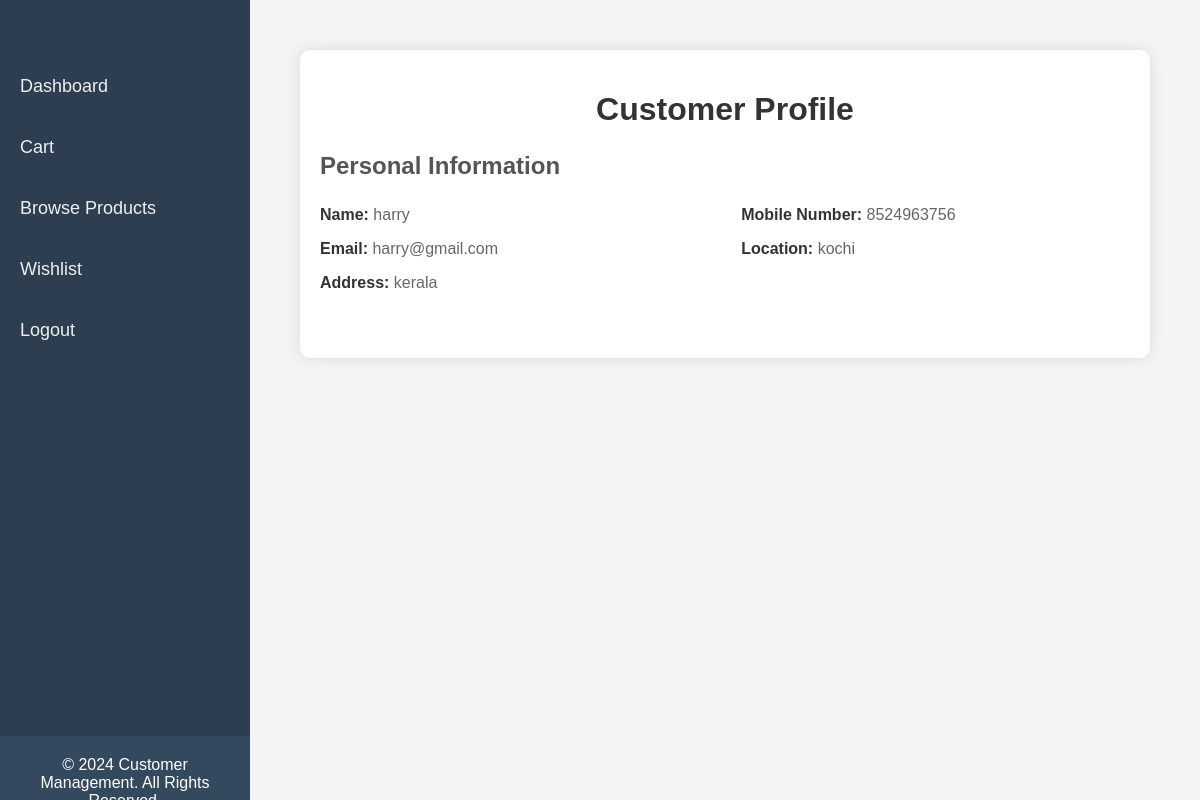
The page /profile/ (signed in) on the database its author committed.
### warehouse/models.py (models this page shows, shortened)
class Registeruser(AbstractUser):
    username = models.EmailField(unique=True)
    name = models.CharField(max_length=50,default='noname')
    contact = models.CharField(max_length=250, blank=True)
    address = models.CharField(max_length=250, blank=True)
    place = models.CharField(max_length=100, blank=True)
    role = models.CharField(max_length=10, choices=ROLE_CHOICES)
    groups = models.ManyToManyField(
        Group,
        related_name='registeruser_set',  # Custom related_name
        blank=True,
        help_text='The groups this user belongs to. A user will get all permissions granted to each of their groups.'
    )
    user_permissions = models.ManyToManyField(
        Permission,
        related_name='registeruser_set',  # Custom related_name
        blank=True,
        help_text='Specific permissions for this user.'
    )

### warehouse/views.py (the view)
# urls.py: path('profile/', views.profile_view, name='profile_view'),
@login_required
def profile_view(request):
    return render(request, 'customer_profile.html')

### warehouse/templates/customer_profile.html (shortened to what this page needs)
{% load static %}
<!DOCTYPE html>
<html lang="en">
<head>
</head>
<body>
<div class="sidebar">
    <ul>
        <li><a href="{% url 'customer_dashboard' %}">Dashboard</a></li>
        <li><a href="{% url 'cart' %}">Cart</a></li>
        <li><a href="{% url 'products_browse' %}">Browse Products</a></li>
        <li><a href="{% url 'wishlist' %}">Wishlist</a></li>
        <li><a href="{% url 'logout' %}">Logout</a></li>
    </ul>
    <footer>
        <p>&copy; 2024 Customer Management. All Rights Reserved.</p>
    </footer>
</div>
<div class="profile-container">
    <div class="profile-box">
        <h1>Customer Profile</h1>
        <div class="profile-details">
            <h3>Personal Information</h3>
            <div class="profile-info">
                <div>
                    <p><span>Name:</span> {{ user.name }}</p>
                    <p><span>Email:</span> {{ user.username }}</p>
                    <p><span>Address:</span> {{ user.address }}</p>
                </div>
                <div>
                    <p><span>Mobile Number:</span> {{ user.contact }}</p>
                    <p><span>Location:</span> {{ user.place }}</p>
                </div>
            </div>

### warehouse/templates/customer_profile.html (style rules this page uses)
body { font-family: Arial, sans-serif; background-color: #f4f4f4; margin: 0; padding: 0; display: flex; }
.sidebar { width: 250px; background-color: #2c3e50; padding: 30px 0; position: fixed; height: 100vh; display: flex; flex-direction: column; justify-content: space-between; }
.sidebar ul { list-style-type: none; padding: 0; }
.sidebar ul li { margin: 20px 0; }
.sidebar ul li a { color: #ecf0f1; text-decoration: none; font-size: 18px; display: block; padding: 10px 20px; transition: background-color 0.3s; }
.profile-container { width: calc(100% - 250px); margin-left: 250px; padding: 50px; background-color: #f4f4f4; }
.profile-box { background-color: #fff; padding: 20px; box-shadow: 0px 0px 15px rgba(0, 0, 0, 0.1); border-radius: 10px; margin-bottom: 30px; }
h1 { text-align: center; color: #333; }
.profile-details { margin-top: 20px; }
.profile-details h3 { margin-bottom: 10px; font-size: 24px; color: #555; }
.profile-info { display: flex; flex-direction: row; justify-content: space-between; margin-bottom: 15px; }
.profile-info div { width: 48%; }
.profile-info div p { font-size: 16px; color: #666; }
.profile-info div span { font-weight: bold; color: #333; }
footer { margin-top: 40px; text-align: center; padding: 20px; background-color: #34495e; color: white; }
footer p { margin: 0; }

### rows shown on the page
Registeruser: name "harry", username "harry@gmail.com", address "kerala", contact "8524963756", place "kochi"
